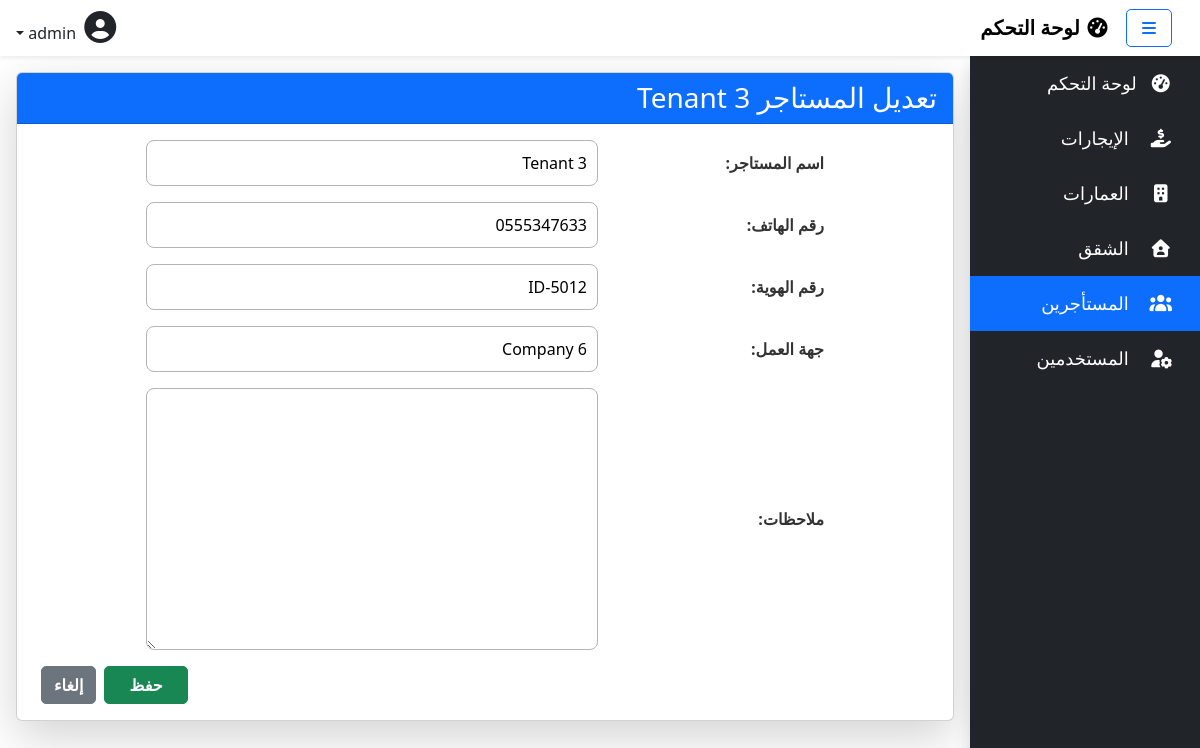
Page /tenants/3/update/ (signed in) on the earlier database version.
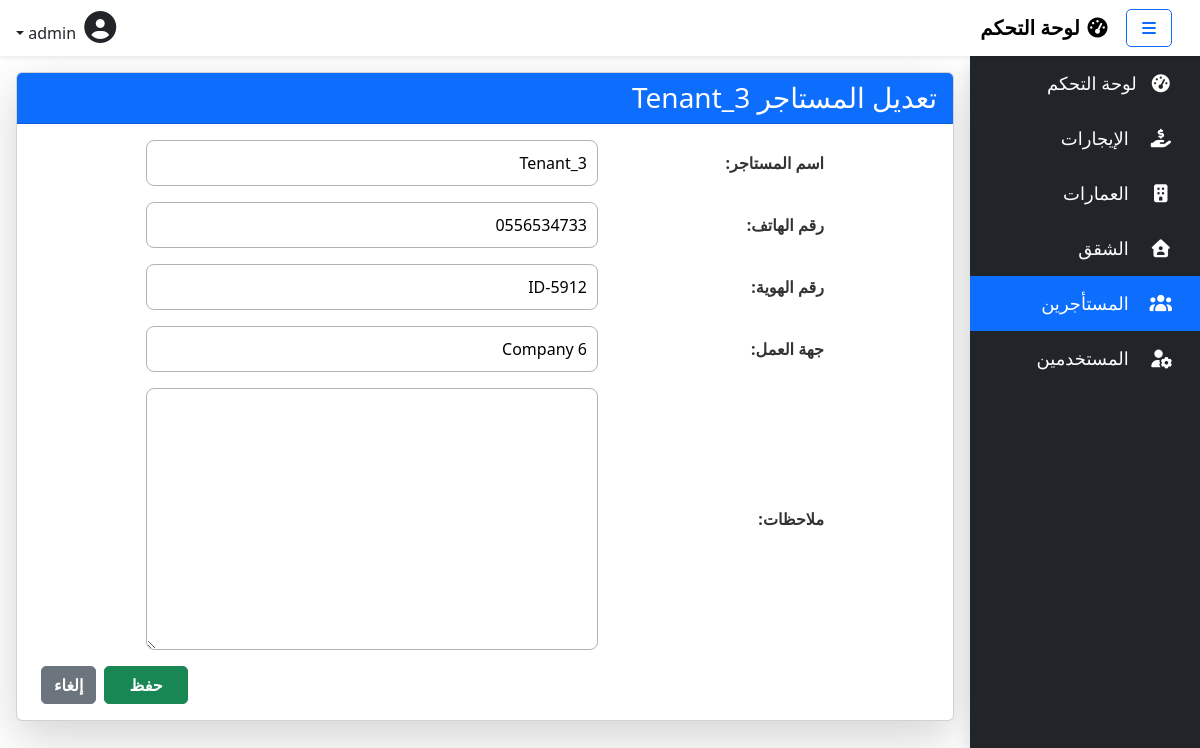
Same page on the later database version.
### rentals/models.py (models this page shows)
class Tenant(models.Model):
    name = models.CharField(max_length=100, verbose_name="اسم المستاجر")
    phone_number = models.CharField(max_length=15, unique=True, verbose_name="رقم الهاتف")
    id_number = models.CharField(max_length=20, unique=True, verbose_name="رقم الهوية")
    workplace = models.CharField(max_length=100, blank=True, verbose_name="جهة العمل")
    notes = models.TextField(verbose_name="ملاحظات", blank=True)
    class Meta:
        verbose_name = "المستاجر"
        verbose_name_plural = "المستاجرين"
    def __str__(self):
        return self.name

### rentals/views.py (the view)
# urls.py: path('tenants/<int:pk>/update/', views.TenantFormView.as_view(), name='tenant_update'),
class TenantFormView(PermissionRequiredMixin, FormViewMixin):
    model = Tenant
    form_class = TenantForm
    template_name = 'tenants/form.html'
    success_url = reverse_lazy('tenant_list')
    permission_required = 'rentals.add_tenant'

### rentals/forms.py
class TenantForm(forms.ModelForm):
    class Meta:
        model = Tenant
        fields = "__all__"
        can_delete=True

### rentals/views.py (called while the page is built)
    def get_object(self):
        pk = self.kwargs.get("pk")
        if pk:
            return get_object_or_404(self.model, pk=pk)
        return None

    def get_form_kwargs(self):
        kwargs = super().get_form_kwargs()
        obj = self.get_object()
        if obj:
            kwargs["instance"] = obj
        return kwargs

    def get_initial(self):
        obj = self.get_object()
        if obj:
            return {field.name: getattr(obj, field.name) for field in obj._meta.fields}
        return {}

    def get_context_data(self, **kwargs):
        context = super().get_context_data(**kwargs)
        context["object"] = self.get_object()
        return context

### rentals/templates/tenants/form.html (shortened to what this page needs)
{% extends 'base.html' %}
{% block content %}
<div class="container my-3">
  <div class="card shadow-lg">
    <div class="card-header {% if object %}bg-primary{% else %}bg-success{% endif %} text-white text-end">
      <h3 class="mb-0">{% if object %}تعديل المستاجر {{object}}{% else %}إضافة مستاجر{% endif %}</h3>
    </div>
    <div class="card-body">
      <form method="post" class="custom-form">
        <div class="mb-3">
          {{ form.as_p }}
        </div>
        <div class="d-flex justify-content-end">
          <button type="submit" class="btn btn-success px-4">حفظ</button>
          <a href="{% url 'apartment_list' %}" class="btn btn-secondary mx-2">إلغاء</a>
        </div>
      </form>
    </div>
  </div>
</div>
{% endblock %}

Differences in the rows shown:
changed Tenant "Company 6": name "Tenant 3" → "Tenant_3"; phone_number "0555347633" → "0556534733"; id_number "ID-5012" → "ID-5912"
